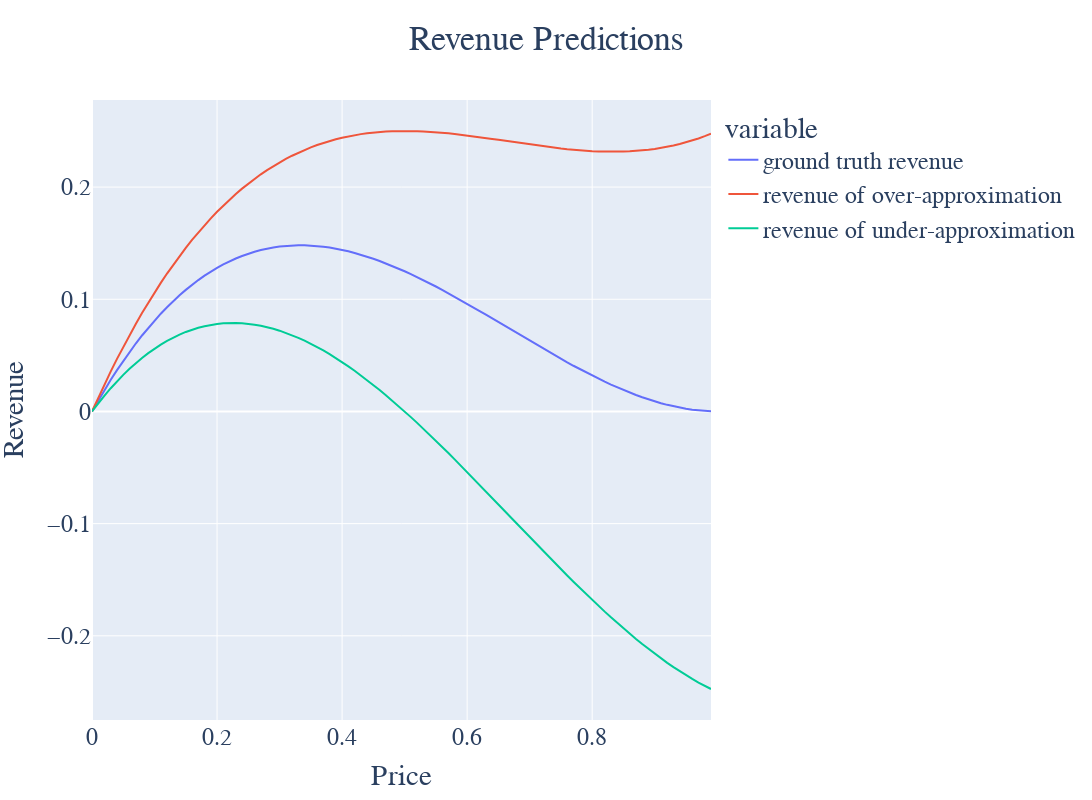

Notebook code for this chart:
### Code cell
fig = px.line(revenues, x="price", y=["true_revenue", "over_revenue", "under_revenue"], title="Revenue Predictions") 
labels={"true_revenue": "ground truth revenue", "over_revenue":"revenue of over-approximation", "under_revenue":"revenue of under-approximation"}
set_names(fig, labels)

fig.update_layout(font_family="Calibri", font_size=24)
fig.update_layout(yaxis_title="Revenue", xaxis_title="Price", title_x=0.5, width = 1200, height = 800)
fig.show()
